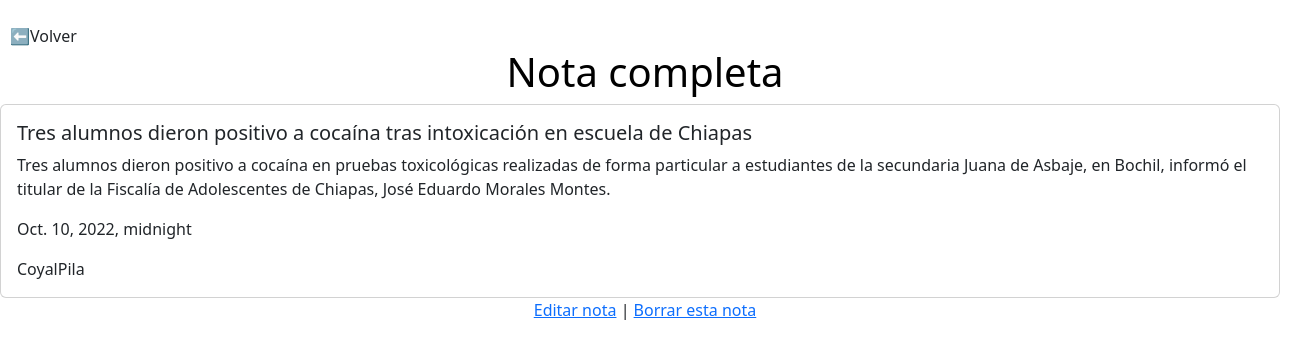
Screenshot of /noticias/3/ with the database file from the repository.
### users/models.py (models this page shows, shortened)
class Noticias(models.Model):
    Titulo = models.CharField(max_length=100)
    Descripcion = models.TextField(max_length=500)
    Fecha = models.DateTimeField(auto_now_add=True)
    Autor = models.ForeignKey(CostumUser, on_delete=models.CASCADE)

class CostumUser(AbstractUser):
    Nombre = models.CharField(max_length=30)
    email = models.CharField(max_length=50)

### users/views.py (the view)
# urls.py: path('noticias/<int:pk>/', NoticiasPageDetail.as_view(), name='noticias_detalle'),
class NoticiasPageDetail(DetailView):
    template_name = 'noticias_detalle.html'
    model = Noticias
    context_object_name = 'Noticia_Completa'

### users/templates/noticias_detalle.html (shortened to what this page needs)
<a class="nav-link" style="text-align: left; margin-left: 10px;" href="{% url 'noticia' %}">⬅️Volver</a>
<h1 style="color:black; text-align: center;"> Nota completa </h1>
{% load static %}
{% block content %}
<link rel="stylesheet" href="{% static 'css/bootcss/bootstrap.css' %}">
    <div class="card" style="width: 80rem;">
        <div class="card-body">
          <h5 class="card-title">{{Noticia_Completa.Titulo}}</h5>
          <p class="card-text"> {{Noticia_Completa.Descripcion}}</p>
          <p class="card-text"> {{Noticia_Completa.Fecha}}</p>
          <p class="card-text"> {{Noticia_Completa.Autor}}</p>
        </div>
    </div>
    <p class="text-center">
        <a href="{% url 'noticias_editar' Noticia_Completa.pk %}">Editar nota</a> |
        <a href="{% url 'noticias_delete' Noticia_Completa.pk %}">Borrar esta nota</a>
    </p>
{% endblock %}

### rows the page displays
Noticias: Titulo "Tres alumnos dieron positivo a cocaína tras intoxicación en escuela de Chiapas", Descripcion "Tres alumnos dieron positivo a cocaína en pruebas toxicológicas realizadas de forma particular a estudiantes de la secundaria Juana de Asbaje, en Bochil, informó el titular de la Fiscalía de Adolescentes de Chiapas, José Eduardo Morales Montes.", Fecha "Oct. 10, 2022, midnight", Autor "CoyalPila"
